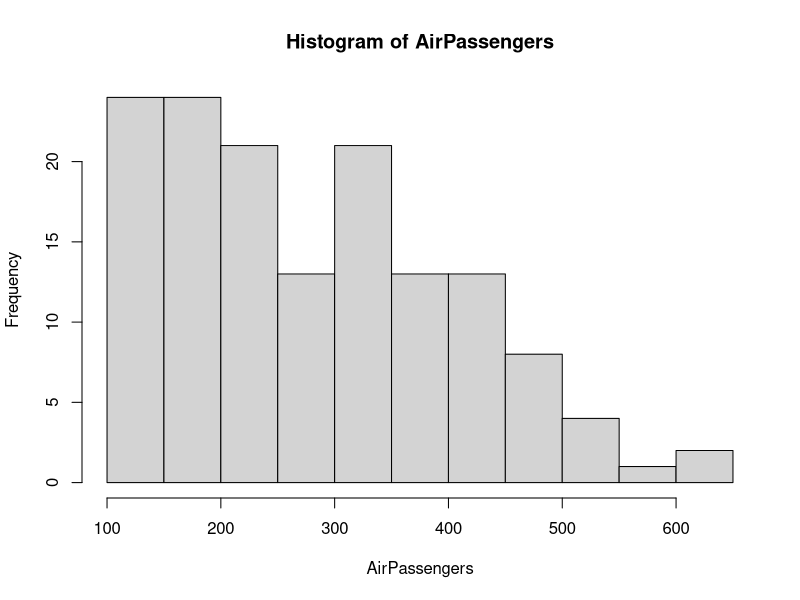
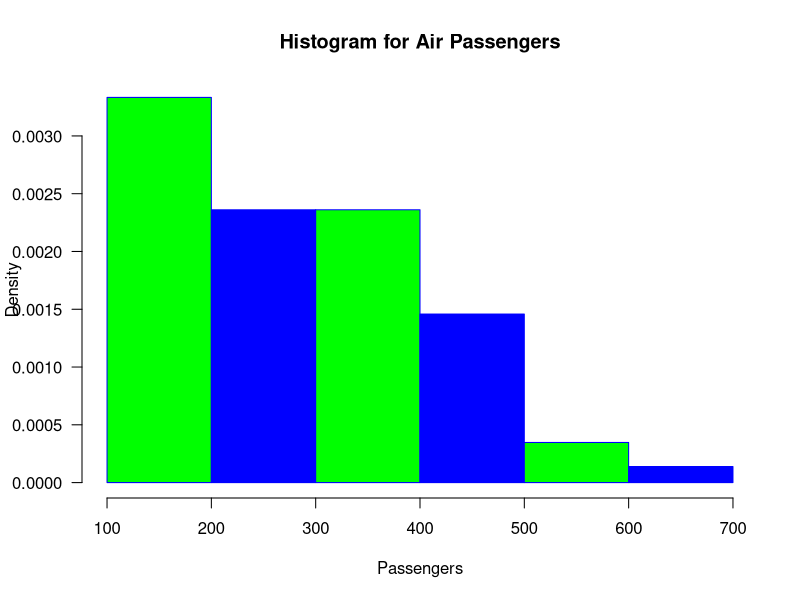
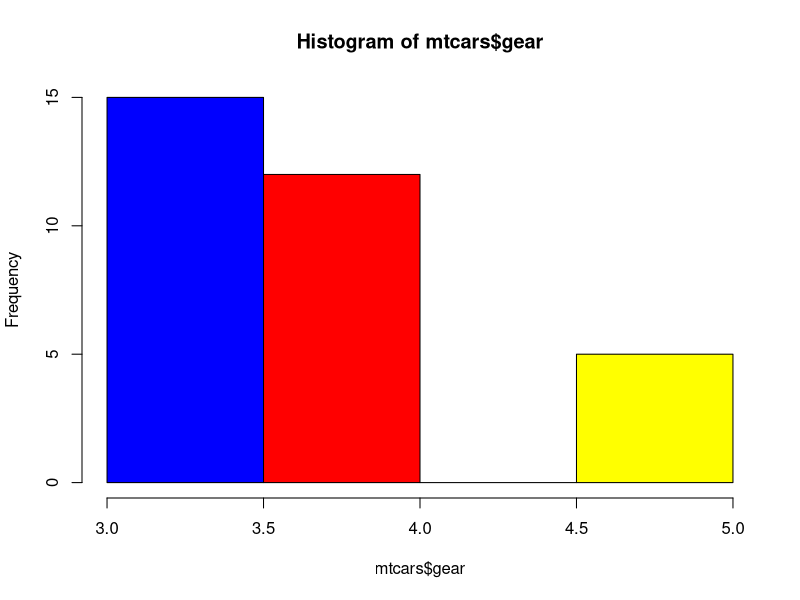

These charts were generated, in order, by the following R code:
###################################
### example histogrammes
###################################

hist(AirPassengers)

hist(AirPassengers, 
     main="Histogram for Air Passengers", 
     xlab="Passengers", 
     border="blue", 
     xlim=c(100,700),
     col=c("green", "blue"),
     las=1, 
     breaks=5,
     prob = T)

hist(mtcars$gear, col = c("blue", "red", "green", "yellow"))

     